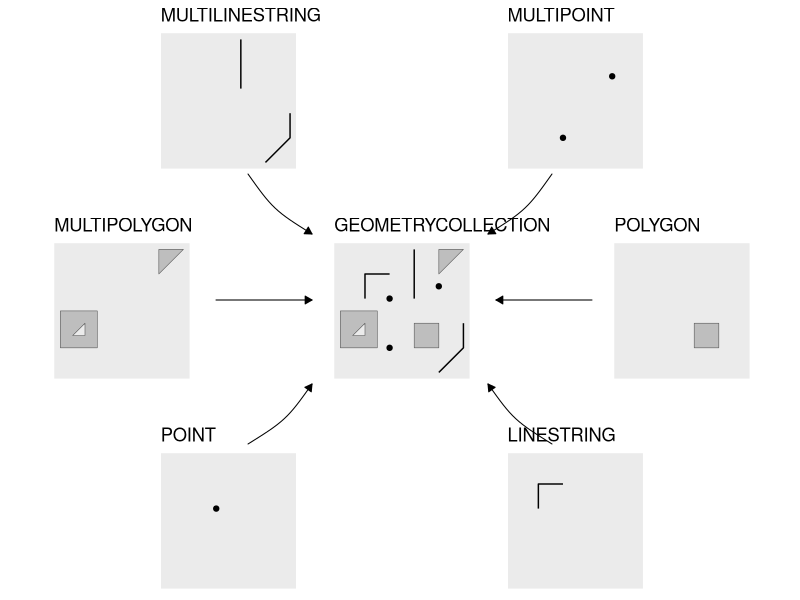

R code for this plot:
# https://stackoverflow.com/questions/35631889/ggplot2-align-multiple-plots-with-varying-spacings-and-add-arrows-between-them
library(sf)
library(ggplot2)
library(lattice)
library(grid)
library(gridExtra)

## sfc objects creation ---------
point_sfc = st_sfc(st_point(c(1, 1)), crs = 4326)
linestring_sfc = st_sfc(st_linestring(rbind(c(0.8, 1), c(0.8, 1.2), c(1, 1.2))), crs = 4326)
polygon_sfc = st_sfc(st_polygon(list(rbind(c(1.2, 0.6), c(1.4, 0.6), c(1.4, 0.8), c(1.2, 0.8), c(1.2, 0.6)))), crs = 4326)
multipoint_sfc = st_sfc(st_multipoint(rbind(c(1, 0.6), c(1.4, 1.1))), crs = 4326)
multilinestring_sfc = st_sfc(st_multilinestring(list(rbind(c(1.2, 1), c(1.2, 1.4)),
                                                     rbind(c(1.4, 0.4), c(1.6, 0.6), c(1.6, 0.8)))), crs = 4326)
multipolygon_sfc = st_sfc(st_multipolygon(list(list(rbind(c(1.4, 1.2), c(1.6, 1.4), c(1.4, 1.4), c(1.4, 1.2))),
                                               st_polygon(list(rbind(c(0.6, 0.6), c(0.9, 0.6), c(0.9, 0.9), c(0.6, 0.9), c(0.6, 0.6)),
                                                    rbind(c(0.7, 0.7), c(0.8, 0.8), c(0.8, 0.7), c(0.7, 0.7)))))), 
                          crs = 4326)

## sf objects creation ---------
point_sf = st_sf(geometry = point_sfc)
linestring_sf = st_sf(geometry = linestring_sfc)
polygon_sf = st_sf(geometry = polygon_sfc)
multipoint_sf = st_sf(geometry = multipoint_sfc)
multilinestring_sf = st_sf(geometry = multilinestring_sfc)
multipolygon_sf = st_sf(geometry = multipolygon_sfc)
geometrycollection_sf = st_cast(c(point_sfc,
                                   linestring_sfc,
                                   polygon_sfc,
                                   multipoint_sfc,
                                   multilinestring_sfc,
                                   multipolygon_sfc), "GEOMETRYCOLLECTION")

## single plots ----------
p_point_sf = ggplot() + 
  geom_sf(data = point_sf) +
  labs(title = "POINT") + 
  coord_sf(xlim = c(0.6, 1.6), ylim = c(0.4, 1.4)) + 
  theme(line = element_blank(),
        axis.text=element_blank(),
        axis.title=element_blank())

p_linestring_sf = ggplot() +
  geom_sf(data = linestring_sf) + 
  labs(title = "LINESTRING") + 
  coord_sf(xlim = c(0.6, 1.6), ylim = c(0.4, 1.4)) + 
  theme(line = element_blank(),
        axis.text=element_blank(),
        axis.title=element_blank())

p_polygon_sf = ggplot() +
  geom_sf(data = polygon_sf, fill = "grey") + 
  labs(title = "POLYGON")  + 
  coord_sf(xlim = c(0.6, 1.6), ylim = c(0.4, 1.4)) + 
  theme(line = element_blank(),
        axis.text=element_blank(),
        axis.title=element_blank())

p_multipoint_sf = ggplot() + 
  geom_sf(data = multipoint_sf) +
  labs(title = "MULTIPOINT") + 
  coord_sf(xlim = c(0.6, 1.6), ylim = c(0.4, 1.4)) + 
  theme(line = element_blank(),
        axis.text=element_blank(),
        axis.title=element_blank())

p_multilinestring_sf = ggplot() +
  geom_sf(data = multilinestring_sf) +
  labs(title = "MULTILINESTRING") + 
  coord_sf(xlim = c(0.6, 1.6), ylim = c(0.4, 1.4)) + 
  theme(line = element_blank(),
        axis.text=element_blank(),
        axis.title=element_blank())

p_multipolygon_sf = ggplot() + 
  geom_sf(data = multipolygon_sf, fill = "grey") +
  labs(title = "MULTIPOLYGON")  + 
  coord_sf(xlim = c(0.6, 1.6), ylim = c(0.4, 1.4)) + 
  theme(line = element_blank(),
        axis.text=element_blank(),
        axis.title=element_blank())

p_geometrycollection_sf = ggplot() +
  geom_sf(data = point_sf) +
  geom_sf(data = linestring_sf) +
  geom_sf(data = polygon_sf, fill = "grey") +
  geom_sf(data = multipoint_sf) +
  geom_sf(data = multilinestring_sf) +
  geom_sf(data = multipolygon_sf, fill = "grey") +
  labs(title = "GEOMETRYCOLLECTION")  + 
  coord_sf(xlim = c(0.6, 1.6), ylim = c(0.4, 1.4)) + 
  theme(line = element_blank(),
        axis.text=element_blank(),
        axis.title=element_blank())

## combine plot ------------
# Empty grob for spacing
b = nullGrob() # per @baptiste's comment, use nullGrob() instead of rectGrob()

# grid.bezier with a few hard-coded settings
mygb = function(x,y) {
  grid.bezier(x=x, y=y, gp=gpar(fill="black"), 
              arrow=arrow(type="closed", length=unit(2,"mm")))
}

r1 = arrangeGrob(b, p_multilinestring_sf, b, p_multipoint_sf, b, layout_matrix = rbind(c(1, 2, 3, 4, 5)), widths = c(13.3, 30, 13.3, 30, 13.3))
r2 = arrangeGrob(b)
r3 = arrangeGrob(p_multipolygon_sf, b, p_geometrycollection_sf, b, p_polygon_sf, layout_matrix = rbind(c(1, 2, 3, 4, 5)), widths = c(30, 5, 30, 5, 30))
r4 = arrangeGrob(b)
r5 = arrangeGrob(b, p_point_sf, b, p_linestring_sf, b, layout_matrix = rbind(c(1, 2, 3, 4, 5)), widths = c(13.3, 30, 13.3, 30, 13.3))

grid.arrange(r1, r2, r3, r4, r5, ncol = 1, heights = c(30, 5, 30, 5, 30))

# topleft arrow
vp = viewport(x = 0.35, y = 0.66, width = 0.08, height=0.1)
pushViewport(vp)

# grid.rect(gp=gpar(fill="black", alpha=0.1)) # Use this to see where your viewport is located on the full graph layout

mygb(x=c(0, 0.4, 0.4, 1), y=c(1, 0.4, 0.4, 0))

# left arrow
popViewport()
vp = viewport(x = 0.33, y = 0.5, width = 0.12, height=0.1)
pushViewport(vp)

mygb(x=c(0, 0.33, 0.66, 1), y=c(0.5, 0.5, 0.5, 0.5))

# bottom left arrow
popViewport()
vp = viewport(x = 0.35, y = 0.31, width = 0.08, height=0.1)
pushViewport(vp)

mygb(x=c(0, 0.6, 0.6, 1), y=c(0, 0.4, 0.4, 1))


# bottom right arrow
popViewport()
vp = viewport(x = 0.65, y = 0.31, width = 0.08, height=0.1)
pushViewport(vp)

mygb(x=c(1, 0.4, 0.4, 0), y=c(0, 0.4, 0.4, 1))

# right arrow 
popViewport()
vp = viewport(x = 0.68, y = 0.5, width = 0.12, height=0.1)
pushViewport(vp)

mygb(x=c(1, 0.66, 0.33, 0), y=c(0.5, 0.5, 0.5, 0.5))

# top right arrow
popViewport()
vp = viewport(x = 0.65, y = 0.66, width = 0.08, height=0.1)
pushViewport(vp)

mygb(x=c(1, 0.6, 0.6, 0), y=c(1, 0.4, 0.4, 0))
